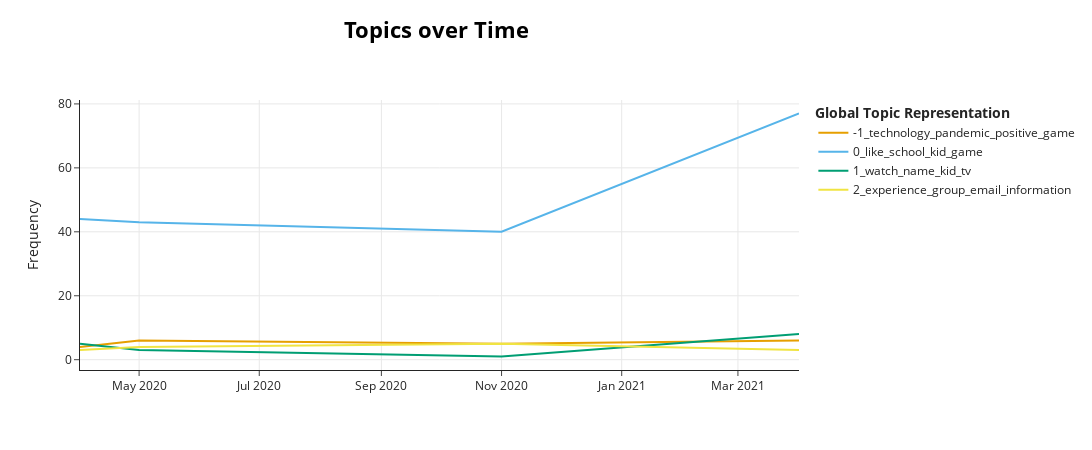

The code cell stored with this chart in its notebook:
### Code cell
topic_model.visualize_topics_over_time(topics_over_time)

### Figure 1 — Plotly figure (JSON) as saved in the notebook; plotly's stock layout.template omitted (floating-point values rounded to 4 significant figures)
{"data": [{"hoverinfo": "text", "hovertext": ["<b>Topic -1</b><br>Words: school, technology, quarantine, youtube, pandemic", "<b>Topic -1</b><br>Words: technology, pandemic, game, problem, impact", "<b>Topic -1</b><br>Words: technology, pandemic, impact, history, child", "<b>Topic -1</b><br>Words: pandemic, technology, positive, purpose, concern"], "marker": {"color": "#E69F00"}, "mode": "lines", "name": "-1_technology_pandemic_positive_game", "type": "scatter", "x": ["2020-04-01T00:00:00", "2020-05-01T00:00:00", "2020-11-01T00:00:00", "2021-04-01T00:00:00"], "y": [4, 6, 5, 6]}, {"hoverinfo": "text", "hovertext": ["<b>Topic 0</b><br>Words: like, school, day, game, play", "<b>Topic 0</b><br>Words: like, school, kid, child, work", "<b>Topic 0</b><br>Words: like, school, teacher, kid, game", "<b>Topic 0</b><br>Words: like, school, thing, game, computer"], "marker": {"color": "#56B4E9"}, "mode": "lines", "name": "0_like_school_kid_game", "type": "scatter", "x": ["2020-04-01T00:00:00", "2020-05-01T00:00:00", "2020-11-01T00:00:00", "2021-04-01T00:00:00"], "y": [44, 43, 40, 77]}, {"hoverinfo": "text", "hovertext": ["<b>Topic 1</b><br>Words: watch, name, recommend, boy, son", "<b>Topic 1</b><br>Words: math, jam, vacation, kid, daughter", "<b>Topic 1</b><br>Words: teenage, savvy, boys, name, 13", "<b>Topic 1</b><br>Words: watch, tv, past, kid, study"], "marker": {"color": "#009E73"}, "mode": "lines", "name": "1_watch_name_kid_tv", "type": "scatter", "x": ["2020-04-01T00:00:00", "2020-05-01T00:00:00", "2020-11-01T00:00:00", "2021-04-01T00:00:00"], "y": [5, 3, 1, 8]}, {"hoverinfo": "text", "hovertext": ["<b>Topic 2</b><br>Words: email, group, information, pandemic, technology", "<b>Topic 2</b><br>Words: group, compensation, covid, want, send", "<b>Topic 2</b><br>Words: group, experience, hall, town, people", "<b>Topic 2</b><br>Words: experience, group, focus, hall, depth"], "marker": {"color": "#F0E442"}, "mode": "lines", "name": "2_experience_group_email_information", "type": "scatter", "x": ["2020-04-01T00:00:00", "2020-05-01T00:00:00", "2020-11-01T00:00:00", "2021-04-01T00:00:00"], "y": [3, 4, 5, 3]}], "layout": {"height": 450, "hoverlabel": {"bgcolor": "white", "font": {"family": "Rockwell", "size": 16}}, "legend": {"title": {"text": "<b>Global Topic Representation"}}, "title": {"font": {"color": "Black", "size": 22}, "text": "<b>Topics over Time", "x": 0.4, "xanchor": "center", "y": 0.95, "yanchor": "top"}, "width": 1250, "xaxis": {"showgrid": true}, "yaxis": {"showgrid": true, "title": {"text": "Frequency"}}}}
